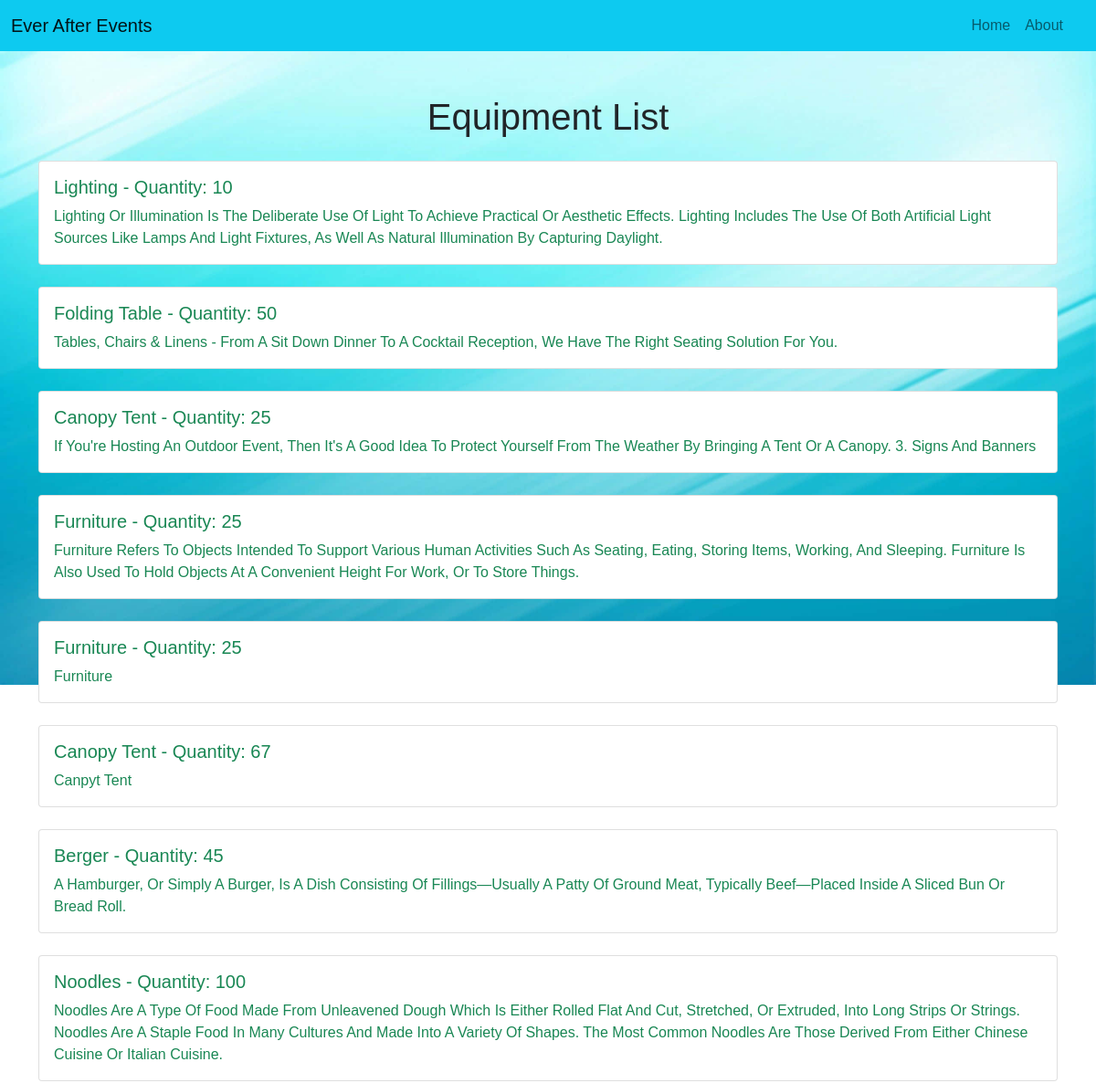
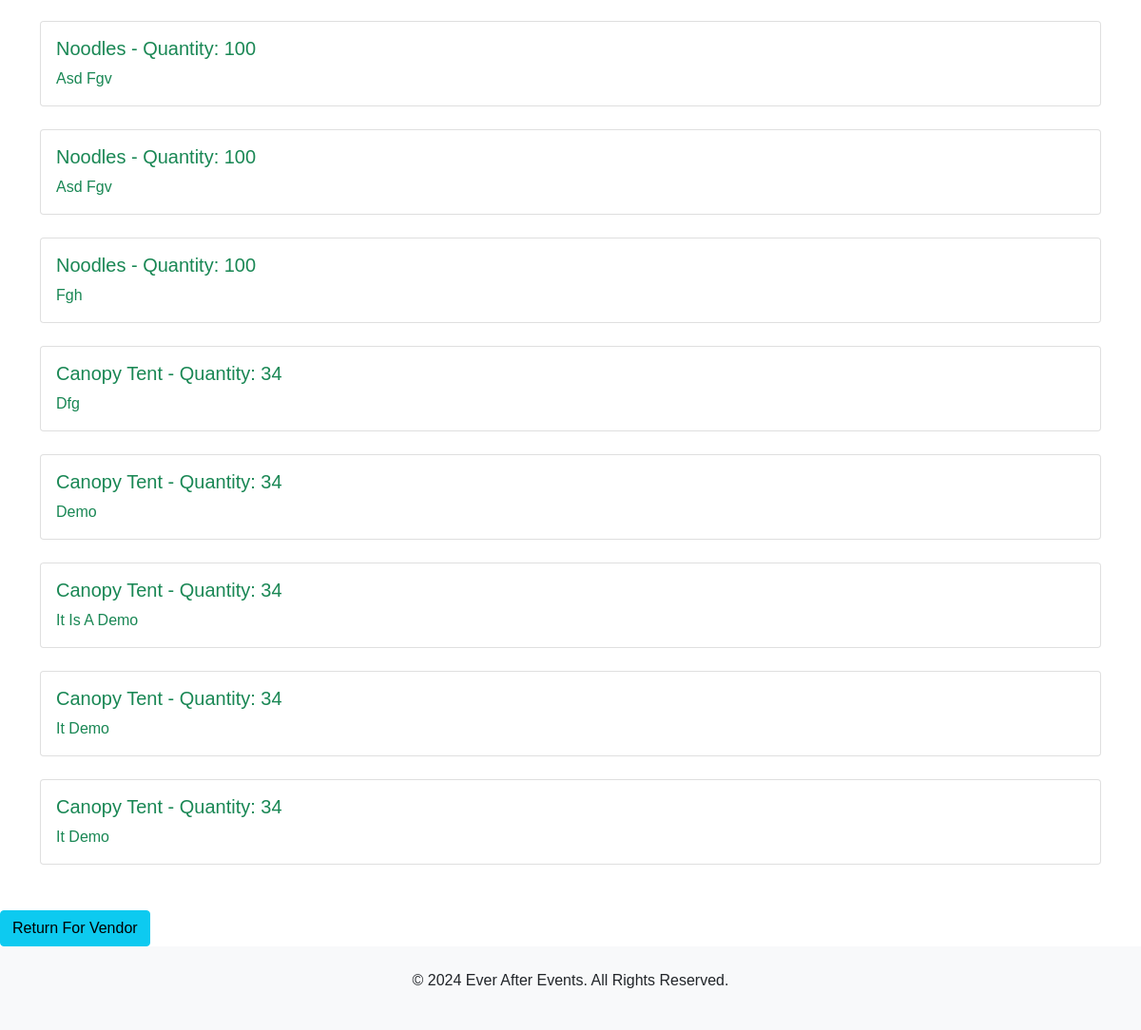
The app's page /eventapp/equipment_list/ with its own data (2 pictures, top to bottom).
### eventapp/models.py (models this page shows, shortened)
class Equipment(models.Model):
    name = models.CharField(max_length=100)
    description = models.TextField()
    quantity = models.IntegerField()

### eventapp/views.py (the view)
# urls.py: path('equipment_list/', views.equipment_list_view, name='equipment_list'),
def equipment_list_view(request):
    equipments = Equipment.objects.all()
    return render(request, 'equipment_list.html', {'equipments': equipments})

### eventapp/templates/equipment_list.html (shortened to what this page needs)
<!DOCTYPE html>
<html lang="en">
{% load static %}
<head>
     <link rel="stylesheet" type="text/css" href="{% static 'css/equipment_list_style.css' %}">
    <link href="https://cdnjs.cloudflare.com/ajax/libs/font-awesome/6.5.2/css/all.min.css" rel="stylesheet">
    <link href="https://stackpath.bootstrapcdn.com/bootstrap/5.1.0/css/bootstrap.min.css" rel="stylesheet">
    <link href="https://cdnjs.cloudflare.com/ajax/libs/font-awesome/6.5.2/css/all.min.css" rel="stylesheet">
    <link href="https://cdn.jsdelivr.net/npm/bootstrap@5.0.2/dist/css/bootstrap.min.css" rel="stylesheet">
    <link href="https://stackpath.bootstrapcdn.com/bootstrap/5.1.0/css/bootstrap.min.css" rel="stylesheet">
</head>
<body style="background-image:url('{% static 'image/img_13.png'%}'); background-repeat:no-repeat;background-size:100%;">
<nav class="navbar navbar-expand-lg navbar-light bg-info">
        <div class="container-fluid">
            <a class="navbar-brand" href="#">
               Ever After Events
            </a>
            <div class="collapse navbar-collapse" id="navbarNav">
                <ul class="navbar-nav ms-auto">
                    <li class="nav-item">
                        <a class="nav-link" href="http://127.0.0.1:8000/eventapp/admin_dashboard/">Home</a>
                    </li>
                    <li class="nav-item">
                        <a class="nav-link" href="http://127.0.0.1:8000/eventapp/admin_about_page/">About</a>
                    </li>
                    <li class="nav-item">
                        <a class="nav-link" href="http://127.0.0.1:8000/eventapp/admin_about_page/"></a>
                    </li>
                </ul>
            </div>
        </div>
    </nav>
<div class="container my-5">
        <h1 class="text-center mb-4">Equipment List</h1>
        {% for equipment in equipments %}
        <div class="card mb-4">
            <div class="card-body text-success">
                <h5 class="card-title">{{ equipment.name }} - Quantity: {{ equipment.quantity }}</h5>
                <p class="card-text">{{ equipment.description }}</p>
            </div>
        </div>
        {% empty %}
        <p class="card-text">No equipment available</p>
        {% endfor %}
    </div>
<a class="btn btn-info" href="http://127.0.0.1:8000/eventapp/vendor_dashboard/">Return for vendor</a>
   <footer class="bg-light text-center py-4">
        <p>&copy; 2024 Ever After Events. All rights reserved.</p>
    </footer>
</body>
</html>

### eventapp/static/css/equipment_list_style.css (style rules this page uses)
* { margin: 0; padding: 0; box-sizing: border-box; text-decoration: none; text-transform: capitalize; font-family: 'PT Sans', sans-serif; box-sizing: border-box; }
.navbar-brand { font-family: 'Cursive', sans-serif; }
.nav-link { color: #333; }

### records on screen
Equipment: name "Lighting", quantity "10", description "Lighting Or Illumination Is The Deliberate Use Of Light To Achieve Practical Or Aesthetic Effects. Lighting Includes The Use Of Both Artificial Light Sources Like Lamps And Light Fixtures, As Well As Natural Illumination By Capturing Daylight."
Equipment: name "Folding Table", quantity "50", description "Tables, Chairs & Linens - From A Sit Down Dinner To A Cocktail Reception, We Have The Right Seating Solution For You."
Equipment: name "Canopy Tent", quantity "25", description "If You're Hosting An Outdoor Event, Then It's A Good Idea To Protect Yourself From The Weather By Bringing A Tent Or A Canopy. 3. Signs And Banners"
Equipment: name "Furniture", quantity "25", description "Furniture Refers To Objects Intended To Support Various Human Activities Such As Seating, Eating, Storing Items, Working, And Sleeping. Furniture Is Also Used To Hold Objects At A Convenient Height For Work, Or To Store Things."
Equipment: name "Furniture", quantity "25", description "Furniture"
Equipment: name "Canopy Tent", quantity "67", description "Canpyt Tent"
Equipment: name "Berger", quantity "45", description "A Hamburger, Or Simply A Burger, Is A Dish Consisting Of Fillings—usually A Patty Of Ground Meat, Typically Beef—placed Inside A Sliced Bun Or Bread Roll."
Equipment: name "Noodles", quantity "100", description "Noodles Are A Type Of Food Made From Unleavened Dough Which Is Either Rolled Flat And Cut, Stretched, Or Extruded, Into Long Strips Or Strings. Noodles Are A Staple Food In Many Cultures And Made Into A Variety Of Shapes. The Most Common Noodles Are Those Derived From Either Chinese Cuisine Or Italian Cuisine."
Equipment: name "Noodles", quantity "100", description "Asd Fgv"
Equipment: name "Noodles", quantity "100", description "Asd Fgv"
Equipment: name "Noodles", quantity "100", description "Fgh"
Equipment: name "Canopy Tent", quantity "34", description "Dfg"
Equipment: name "Canopy Tent", quantity "34", description "Demo"
Equipment: name "Canopy Tent", quantity "34", description "It Is A Demo"
Equipment: name "Canopy Tent", quantity "34", description "It Demo"
Equipment: name "Canopy Tent", quantity "34", description "It Demo"
